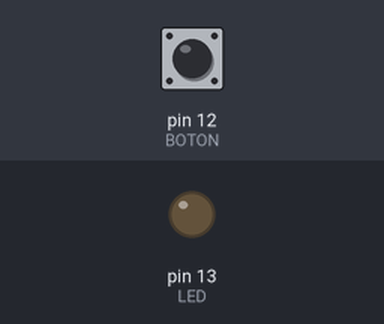
The sketch below on a simulated Arduino Uno, built with avr-gcc and run on an emulated ATmega328P. On the bench: output pins drawn as LEDs (lit = HIGH). Inputs (shaded band) come from the test bench; at power-on: pin 12 (BOTON) LOW.

Above: at 1.2 s.
1.3 s: pin 12 (BOTON) pulled HIGH for 0.15 s
At 1.37 s:
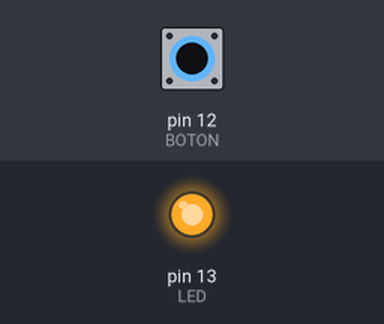
2.9 s: pin 12 (BOTON) pulled HIGH for 3.2 s
At 6.7 s:
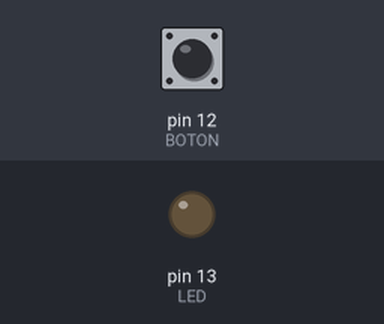
Timing chart, 0 to 8.2 s (numbered marks = the images above; inputs shaded):
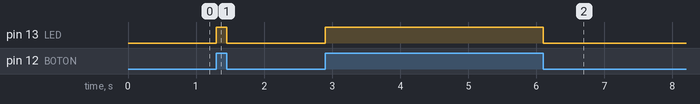

Measured:
- after the input at 1.3 s, pin 13 (LED): LOW → HIGH at once, → LOW 0.15 s later
- after the input at 2.9 s, pin 13 (LED): LOW → HIGH at once, → LOW 3.2 s later

The sketch:

Led_con_Pulsador.ino
```cpp
// Práctica encender y apagar un LED a través de botón pulsador
const int LED=13;
const int BOTON=12;
int val;
void setup(){
pinMode(LED,OUTPUT);
pinMode(BOTON,INPUT);
}
void loop(){
val=digitalRead(BOTON);
if  (val==HIGH){
digitalWrite(LED,HIGH);
}
else { digitalWrite(LED,LOW);
}
}
```
